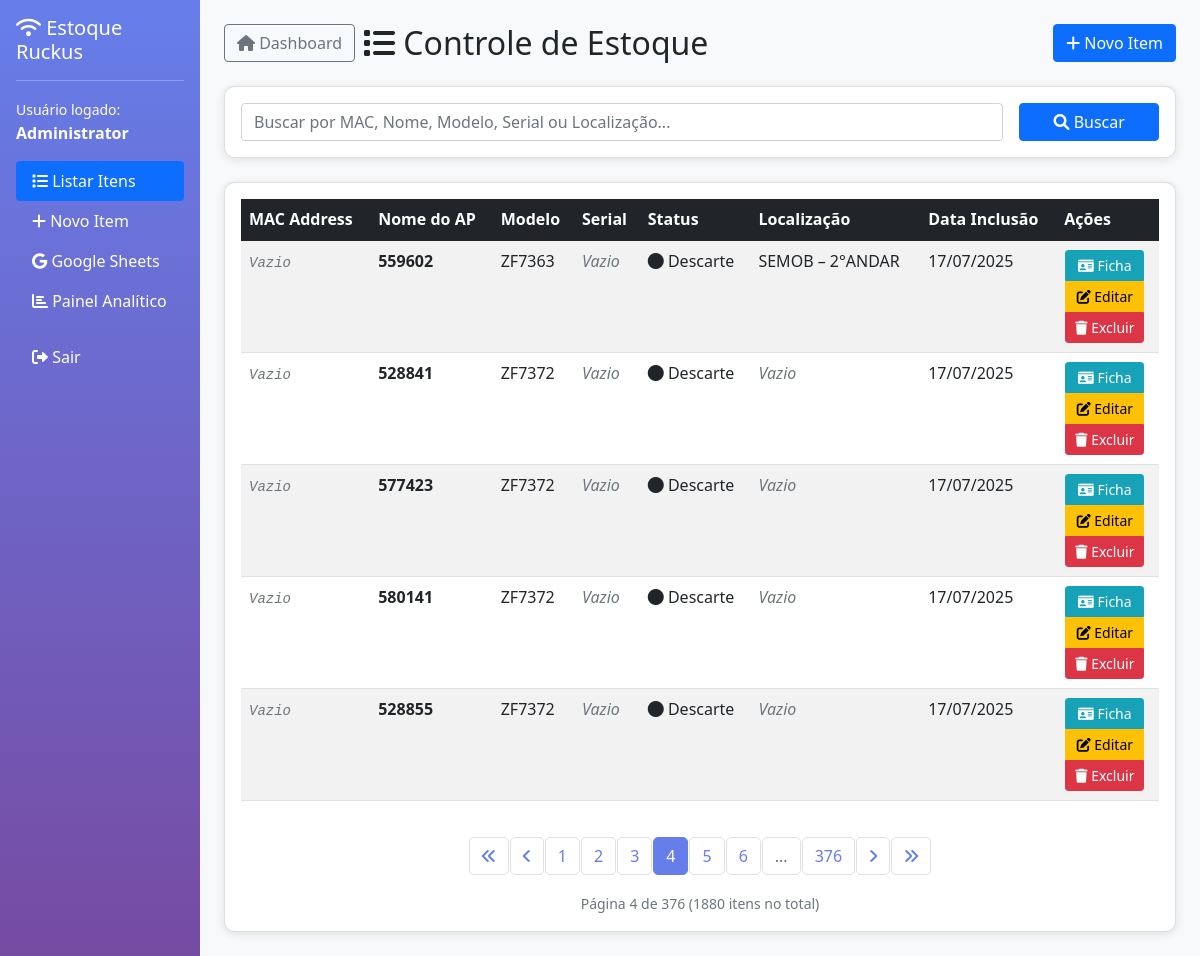
Page /dashboard/index.php?page=4 (signed in) on the committed database.
### tables this page shows
CREATE TABLE `estoque` (
  `id` int(11) NOT NULL,
  `apmac` varchar(17) DEFAULT NULL COMMENT 'MAC Address of the Access Point',
  `apname` varchar(100) DEFAULT NULL COMMENT 'Access Point Name/Identifier',
  `model` varchar(50) DEFAULT NULL COMMENT 'Equipment Model',
  `serial` varchar(50) DEFAULT NULL COMMENT 'Serial Number',
  `status` varchar(50) DEFAULT 'Instalado' COMMENT 'Operational Status',
  `location` varchar(200) DEFAULT NULL COMMENT 'Physical Location',
  `inclusao` date DEFAULT NULL COMMENT 'Date added to inventory',
  `obs` text DEFAULT NULL COMMENT 'Additional observations/notes',
  `created_at` timestamp NOT NULL DEFAULT current_timestamp(),
  `updated_at` timestamp NOT NULL DEFAULT current_timestamp() ON UPDATE current_timestamp()
);

### dashboard/index.php (the view, shortened to what the rows shown need)
<?php
require_once '../classes/Inventory.php';
$inventory = new Inventory();
$page = isset($_GET['page']) ? (int)$_GET['page'] : 1;
$search = isset($_GET['search']) ? trim($_GET['search']) : '';
$result = $inventory->getAll($page, 5, $search);
?>
<!DOCTYPE html>
<html lang="pt-BR">
<head>
    <link href="https://cdn.jsdelivr.net/npm/bootstrap@5.1.3/dist/css/bootstrap.min.css" rel="stylesheet">
    <link href="https://cdnjs.cloudflare.com/ajax/libs/font-awesome/6.0.0/css/all.min.css" rel="stylesheet">
</head>
<body>
    <div class="container-fluid">
        <div class="row">
            <div class="col-md-10 main-content p-4">
                <div class="d-flex justify-content-between align-items-center mb-4">
                    <div class="d-flex align-items-center">
                        <h2 class="mb-0"><i class="fas fa-list"></i> Controle de Estoque</h2>
                    </div>
                </div>
                <div class="card">
                    <div class="card-body">
                        <?php if ($result['success'] && !empty($result['items'])): ?>
                            <div class="table-responsive">
                                <table class="table table-striped table-hover">
                                    <thead class="table-dark">
                                        <tr>
                                            <th>MAC Address</th>
                                            <th>Nome do AP</th>
                                            <th>Modelo</th>
                                            <th>Serial</th>
                                            <th>Status</th>
                                            <th>Localização</th>
                                            <th>Data Inclusão</th>
                                            <th>Ações</th>
                                        </tr>
                                    </thead>
                                    <tbody>
                                        <?php foreach ($result['items'] as $item): ?>
                                            <tr>
                                                <td><code><?= !empty($item['apmac']) ? htmlspecialchars($item['apmac']) : '<em class="text-muted">Vazio</em>' ?></code></td>
                                                <td><strong><?= !empty($item['apname']) ? htmlspecialchars($item['apname']) : '<em class="text-muted">Vazio</em>' ?></strong></td>
                                                <td><?= !empty($item['model']) ? htmlspecialchars($item['model']) : '<em class="text-muted">Vazio</em>' ?></td>
                                                <td><?= !empty($item['serial']) ? htmlspecialchars($item['serial']) : '<em class="text-muted">Vazio</em>' ?></td>
                                                <td>
                                                    <span class="status-<?= strtolower($item['status']) ?>">
                                                        <i class="fas fa-circle"></i> <?= htmlspecialchars($item['status']) ?>
                                                    </span>
                                                </td>
                                                <td><?= !empty($item['location']) ? htmlspecialchars($item['location']) : '<em class="text-muted">Vazio</em>' ?></td>
                                                <td><?= !empty($item['inclusao']) && $item['inclusao'] !== '0000-00-00' ? date('d/m/Y', strtotime($item['inclusao'])) : '<em class="text-muted">Vazio</em>' ?></td>
                                                <td>
                                                    <div class="btn-group-vertical btn-group-sm" role="group">
                                                        <a href="view_item.php?id=<?= $item['id'] ?>" class="btn btn-ficha btn-action" title="Ver Ficha">
                                                            <i class="fas fa-id-card"></i> Ficha
                                                        </a>
                                                        <a href="edit_item.php?id=<?= $item['id'] ?>" class="btn btn-warning btn-action" title="Editar">
                                                            <i class="fas fa-edit"></i> Editar
                                                        </a>
                                                        <a href="delete_item.php?id=<?= $item['id'] ?>"
                                                           class="btn btn-danger btn-action"
                                                           onclick="return confirm('Tem certeza que deseja excluir este item?')"
                                                           title="Excluir">
                                                            <i class="fas fa-trash"></i> Excluir
                                                        </a>
                                                    </div>
                                                </td>
                                            </tr>
                                        <?php endforeach; ?>
                                    </tbody>
                                </table>
                            </div>
                        <?php endif; ?>
                    </div>
                </div>
            </div>
        </div>
    </div>
</body>
</html>

### rows in the picture
estoque: shows "Vazio", apname "559602", model "ZF7363", status "Descarte", location "SEMOB – 2°ANDAR", inclusao "17/07/2025"
estoque: shows "Vazio", apname "528841", model "ZF7372", status "Descarte", inclusao "17/07/2025"
estoque: shows "Vazio", apname "577423", model "ZF7372", status "Descarte", inclusao "17/07/2025"
estoque: shows "Vazio", apname "580141", model "ZF7372", status "Descarte", inclusao "17/07/2025"
estoque: shows "Vazio", apname "528855", model "ZF7372", status "Descarte", inclusao "17/07/2025"

### other values in the picture
$currentUser['name'] "Administrator"
$result['pagination']['total_pages'] "376"
$page "4"
$result['pagination']['total_items'] "1880"
